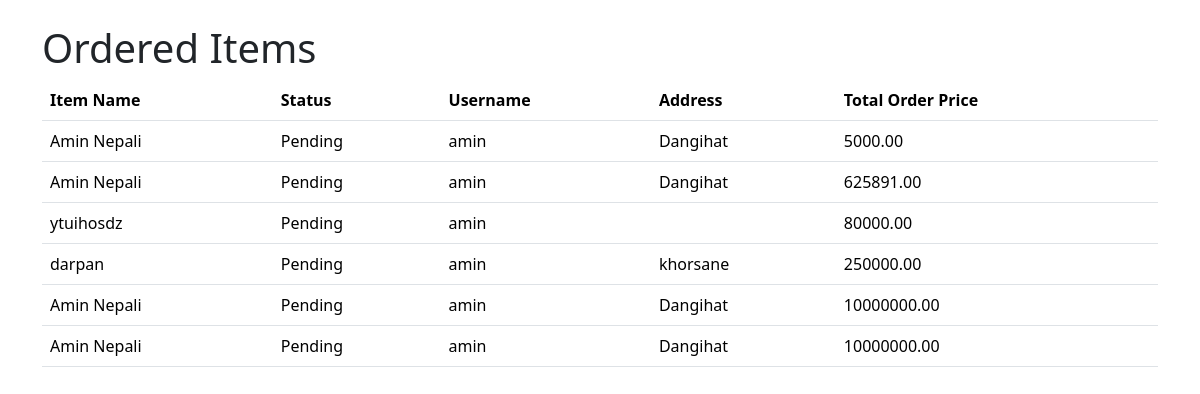
Screenshot of /order/ (signed in) with the database file from the repository.
### ecommerce/models.py (models this page shows, shortened)
class Order(models.Model):
    STATUS_CHOICES = [
        ('Pending','Pending'),
        ('Delivered','Delivered'),
        ('Cancelled','Cancelled'),
    ]
    user = models.ForeignKey(User, on_delete=models.CASCADE)
    name = models.CharField(max_length=225)
    address = models.CharField(max_length=600)
    phone_number = models.CharField(max_length=15)
    total_order_price = models.DecimalField(max_digits=10,decimal_places=2,default=0)
    status = models.CharField(choices=STATUS_CHOICES, default = 'Pending', max_length=255)

### ecommerce/views.py (the view)
# urls.py: path('order/', orderedItems),
@login_required(login_url='/login/')
def orderedItems(request):
    user = request.user
    if user.is_authenticated:
         ordered_items = Order.objects.filter(user= user)
         return render(request, 'frontend/order.html', {'ordered_items': ordered_items})
    else:
        return redirect("/")

### templates/frontend/order.html (shortened to what this page needs)
<!DOCTYPE html>
<html lang="en">
<head>
    <link href="https://cdn.jsdelivr.net/npm/bootstrap@5.3.3/dist/css/bootstrap.min.css" rel="stylesheet">
</head>
<body>
    <div class="container my-4">
        <h1>Ordered Items</h1>
        <table class="table">
            <thead>
                <tr>
                    <th scope="col">Item Name</th>
                    <th scope="col">Status</th>
                    <th scope="col">Username</th>
                    <th scope="col">Address</th>
                    <th scope="col">Total Order Price</th>
                </tr>
            </thead>
            <tbody>
                {% for item in ordered_items %}
                <tr>
                    <td>{{ item.name }}</td>
                    <td>{{ item.status }}</td>
                    <td>{{ user.username }}</td>
                    <td>{{ item.address }}</td>
                    <td>{{ item.total_order_price}} </td>
                </tr>
                {% endfor %}
            </tbody>
        </table>
    </div>
</body>
</html>

### rows the page displays
Order: name "Amin Nepali", status "Pending", address "Dangihat", total_order_price "5000.00"
Order: name "Amin Nepali", status "Pending", address "Dangihat", total_order_price "625891.00"
Order: name "ytuihosdz", status "Pending", total_order_price "80000.00"
Order: name "darpan", status "Pending", address "khorsane", total_order_price "250000.00"
Order: name "Amin Nepali", status "Pending", address "Dangihat", total_order_price "10000000.00"
Order: name "Amin Nepali", status "Pending", address "Dangihat", total_order_price "10000000.00"

### other values shown
{{ user.username }} "amin"
